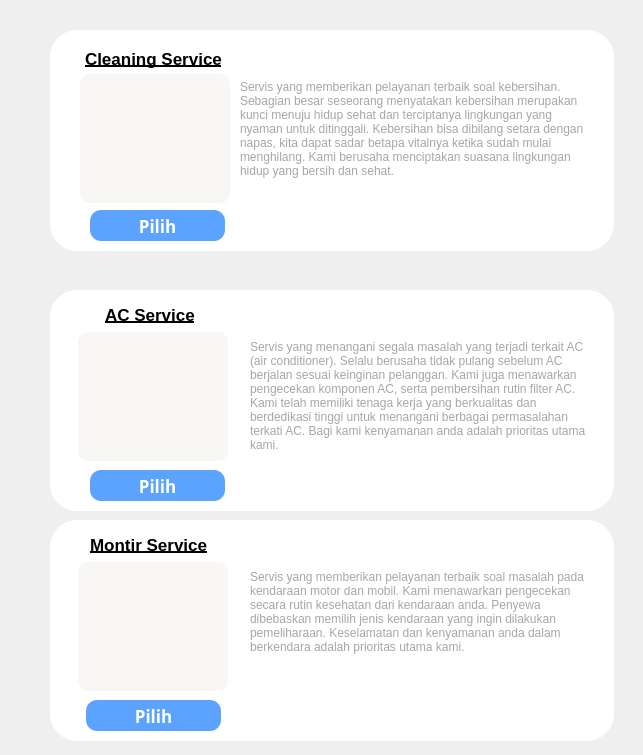
<?xml version="1.0" encoding="UTF-8"?>
<ui version="4.0">
 <class>Form_buatDftr_servis</class>
 <widget class="QWidget" name="Form_buatDftr_servis">
  <property name="geometry">
   <rect>
    <x>0</x>
    <y>0</y>
    <width>643</width>
    <height>755</height>
   </rect>
  </property>
  <property name="windowTitle">
   <string>Form</string>
  </property>
  <widget class="QLabel" name="label_7">
   <property name="geometry">
    <rect>
     <x>50</x>
     <y>30</y>
     <width>564</width>
     <height>221</height>
    </rect>
   </property>
   <property name="styleSheet">
    <string notr="true">background-color:white;
border-radius: 27px;</string>
   </property>
   <property name="text">
    <string/>
   </property>
  </widget>
  <widget class="QLabel" name="label_6">
   <property name="geometry">
    <rect>
     <x>240</x>
     <y>80</y>
     <width>350</width>
     <height>126</height>
    </rect>
   </property>
   <property name="font">
    <font>
     <family>Nirmala UI</family>
     <pointsize>9</pointsize>
    </font>
   </property>
   <property name="styleSheet">
    <string notr="true">background-color: rgb(255, 255, 255);
color: rgb(166, 166, 166);</string>
   </property>
   <property name="text">
    <string>Servis yang memberikan pelayanan terbaik soal kebersihan. Sebagian besar seseorang menyatakan kebersihan merupakan kunci menuju hidup sehat dan terciptanya lingkungan yang nyaman untuk ditinggali. Kebersihan bisa dibilang setara dengan napas, kita dapat sadar betapa vitalnya ketika sudah mulai menghilang. Kami berusaha menciptakan suasana lingkungan hidup yang bersih dan sehat.
</string>
   </property>
   <property name="alignment">
    <set>Qt::AlignLeading|Qt::AlignLeft|Qt::AlignTop</set>
   </property>
   <property name="wordWrap">
    <bool>true</bool>
   </property>
  </widget>
  <widget class="QLabel" name="label_3">
   <property name="geometry">
    <rect>
     <x>90</x>
     <y>77</y>
     <width>127</width>
     <height>127</height>
    </rect>
   </property>
   <property name="styleSheet">
    <string notr="true">background-color:transparent;</string>
   </property>
   <property name="text">
    <string/>
   </property>
   <property name="pixmap">
    <pixmap resource="../Resources_rc/resources.qrc">:/icon_psnJasa_dashboard/Aset/Dashboard_pesanJasa/cleaning_serv.jpg</pixmap>
   </property>
   <property name="scaledContents">
    <bool>true</bool>
   </property>
  </widget>
  <widget class="QPushButton" name="pushButton">
   <property name="geometry">
    <rect>
     <x>90</x>
     <y>210</y>
     <width>135</width>
     <height>31</height>
    </rect>
   </property>
   <property name="font">
    <font>
     <family>Montaser Arabic</family>
     <pointsize>-1</pointsize>
     <weight>75</weight>
     <bold>true</bold>
    </font>
   </property>
   <property name="styleSheet">
    <string notr="true">background-color: #5ca3ff;
border-radius: 11px;
color: white;
font-size: 17px;
font-family: Montaser Arabic;</string>
   </property>
   <property name="text">
    <string>Pilih</string>
   </property>
  </widget>
  <widget class="QLabel" name="label_5">
   <property name="geometry">
    <rect>
     <x>85</x>
     <y>44</y>
     <width>147</width>
     <height>29</height>
    </rect>
   </property>
   <property name="font">
    <font>
     <family>Nirmala UI</family>
     <pointsize>13</pointsize>
     <weight>75</weight>
     <bold>true</bold>
     <underline>true</underline>
    </font>
   </property>
   <property name="styleSheet">
    <string notr="true">background-color:transparent;</string>
   </property>
   <property name="text">
    <string>Cleaning Service</string>
   </property>
  </widget>
  <widget class="QLabel" name="label_4">
   <property name="geometry">
    <rect>
     <x>80</x>
     <y>74</y>
     <width>150</width>
     <height>129</height>
    </rect>
   </property>
   <property name="styleSheet">
    <string notr="true">background-color: #f8f7f4;
border-radius: 10px;</string>
   </property>
   <property name="text">
    <string/>
   </property>
  </widget>
  <widget class="QFrame" name="frame_acServ">
   <property name="geometry">
    <rect>
     <x>50</x>
     <y>290</y>
     <width>564</width>
     <height>221</height>
    </rect>
   </property>
   <property name="styleSheet">
    <string notr="true">background-color:white;
border-radius: 27px;</string>
   </property>
   <property name="frameShadow">
    <enum>QFrame::Raised</enum>
   </property>
   <widget class="QLabel" name="label_8">
    <property name="geometry">
     <rect>
      <x>200</x>
      <y>50</y>
      <width>350</width>
      <height>126</height>
     </rect>
    </property>
    <property name="font">
     <font>
      <family>Nirmala UI</family>
      <pointsize>9</pointsize>
     </font>
    </property>
    <property name="styleSheet">
     <string notr="true">background-color: rgb(255, 255, 255);
color: rgb(166, 166, 166);</string>
    </property>
    <property name="text">
     <string>Servis yang menangani segala masalah yang terjadi terkait AC (air conditioner). Selalu berusaha tidak pulang sebelum AC berjalan sesuai keinginan pelanggan. Kami juga menawarkan pengecekan komponen AC, serta pembersihan rutin filter AC. Kami telah memiliki tenaga kerja yang berkualitas dan berdedikasi tinggi untuk menangani berbagai permasalahan terkati AC. Bagi kami kenyamanan anda adalah prioritas utama kami.</string>
    </property>
    <property name="alignment">
     <set>Qt::AlignLeading|Qt::AlignLeft|Qt::AlignTop</set>
    </property>
    <property name="wordWrap">
     <bool>true</bool>
    </property>
   </widget>
   <widget class="QLabel" name="label_9">
    <property name="geometry">
     <rect>
      <x>28</x>
      <y>42</y>
      <width>150</width>
      <height>129</height>
     </rect>
    </property>
    <property name="styleSheet">
     <string notr="true">background-color: #f8f7f4;
border-radius: 10px;</string>
    </property>
    <property name="text">
     <string/>
    </property>
   </widget>
   <widget class="QLabel" name="label_10">
    <property name="geometry">
     <rect>
      <x>39</x>
      <y>42</y>
      <width>129</width>
      <height>129</height>
     </rect>
    </property>
    <property name="styleSheet">
     <string notr="true">background-color:transparent;</string>
    </property>
    <property name="text">
     <string/>
    </property>
    <property name="pixmap">
     <pixmap resource="../Resources_rc/resources.qrc">:/icon_psnJasa_dashboard/Aset/Dashboard_pesanJasa/ac_servis.jpg</pixmap>
    </property>
    <property name="scaledContents">
     <bool>true</bool>
    </property>
   </widget>
   <widget class="QLabel" name="label_11">
    <property name="geometry">
     <rect>
      <x>55</x>
      <y>10</y>
      <width>91</width>
      <height>29</height>
     </rect>
    </property>
    <property name="font">
     <font>
      <family>Nirmala UI</family>
      <pointsize>13</pointsize>
      <weight>75</weight>
      <bold>true</bold>
      <underline>true</underline>
     </font>
    </property>
    <property name="styleSheet">
     <string notr="true">background-color:transparent;</string>
    </property>
    <property name="text">
     <string>AC Service</string>
    </property>
   </widget>
   <widget class="QPushButton" name="pushButton_2">
    <property name="geometry">
     <rect>
      <x>40</x>
      <y>180</y>
      <width>135</width>
      <height>31</height>
     </rect>
    </property>
    <property name="font">
     <font>
      <family>Montaser Arabic</family>
      <pointsize>-1</pointsize>
      <weight>75</weight>
      <bold>true</bold>
     </font>
    </property>
    <property name="styleSheet">
     <string notr="true">background-color: #5ca3ff;
border-radius: 11px;
color: white;
font-size: 17px;
font-family: Montaser Arabic;</string>
    </property>
    <property name="text">
     <string>Pilih</string>
    </property>
   </widget>
  </widget>
  <widget class="QFrame" name="frame_montirServ">
   <property name="geometry">
    <rect>
     <x>50</x>
     <y>520</y>
     <width>564</width>
     <height>221</height>
    </rect>
   </property>
   <property name="styleSheet">
    <string notr="true">background-color:white;
border-radius: 27px;</string>
   </property>
   <property name="frameShadow">
    <enum>QFrame::Raised</enum>
   </property>
   <widget class="QLabel" name="label_12">
    <property name="geometry">
     <rect>
      <x>200</x>
      <y>50</y>
      <width>350</width>
      <height>126</height>
     </rect>
    </property>
    <property name="font">
     <font>
      <family>Nirmala UI</family>
      <pointsize>9</pointsize>
     </font>
    </property>
    <property name="styleSheet">
     <string notr="true">background-color: rgb(255, 255, 255);
color: rgb(166, 166, 166);</string>
    </property>
    <property name="text">
     <string>&lt;html&gt;&lt;head/&gt;&lt;body&gt;&lt;p&gt;Servis yang memberikan pelayanan terbaik soal masalah pada kendaraan motor dan mobil. Kami menawarkan pengecekan secara rutin kesehatan dari kendaraan anda. Penyewa dibebaskan memilih jenis kendaraan yang ingin dilakukan pemeliharaan. Keselamatan dan kenyamanan anda dalam berkendara adalah prioritas utama kami.&lt;/p&gt;&lt;/body&gt;&lt;/html&gt;</string>
    </property>
    <property name="alignment">
     <set>Qt::AlignLeading|Qt::AlignLeft|Qt::AlignTop</set>
    </property>
    <property name="wordWrap">
     <bool>true</bool>
    </property>
   </widget>
   <widget class="QLabel" name="label_13">
    <property name="geometry">
     <rect>
      <x>28</x>
      <y>42</y>
      <width>150</width>
      <height>129</height>
     </rect>
    </property>
    <property name="styleSheet">
     <string notr="true">background-color: #f8f7f4;
border-radius: 10px;</string>
    </property>
    <property name="text">
     <string/>
    </property>
   </widget>
   <widget class="QLabel" name="label_14">
    <property name="geometry">
     <rect>
      <x>39</x>
      <y>42</y>
      <width>124</width>
      <height>124</height>
     </rect>
    </property>
    <property name="styleSheet">
     <string notr="true">background-color:transparent;</string>
    </property>
    <property name="text">
     <string/>
    </property>
    <property name="pixmap">
     <pixmap resource="../Resources_rc/resources.qrc">:/icon_psnJasa_dashboard/Aset/Dashboard_pesanJasa/montir_serv.jpg</pixmap>
    </property>
    <property name="scaledContents">
     <bool>true</bool>
    </property>
   </widget>
   <widget class="QPushButton" name="btnPilih_montir">
    <property name="geometry">
     <rect>
      <x>36</x>
      <y>180</y>
      <width>135</width>
      <height>31</height>
     </rect>
    </property>
    <property name="font">
     <font>
      <family>Montaser Arabic</family>
      <pointsize>-1</pointsize>
      <weight>75</weight>
      <bold>true</bold>
     </font>
    </property>
    <property name="styleSheet">
     <string notr="true">background-color: #5ca3ff;
border-radius: 11px;
color: white;
font-size: 17px;
font-family: Montaser Arabic;</string>
    </property>
    <property name="text">
     <string>Pilih</string>
    </property>
   </widget>
   <widget class="QLabel" name="label_15">
    <property name="geometry">
     <rect>
      <x>40</x>
      <y>10</y>
      <width>124</width>
      <height>29</height>
     </rect>
    </property>
    <property name="font">
     <font>
      <family>Nirmala UI</family>
      <pointsize>13</pointsize>
      <weight>75</weight>
      <bold>true</bold>
      <underline>true</underline>
     </font>
    </property>
    <property name="styleSheet">
     <string notr="true">background-color:transparent;</string>
    </property>
    <property name="text">
     <string>Montir Service</string>
    </property>
   </widget>
  </widget>
  <zorder>label_7</zorder>
  <zorder>label_4</zorder>
  <zorder>label_6</zorder>
  <zorder>label_3</zorder>
  <zorder>pushButton</zorder>
  <zorder>label_5</zorder>
  <zorder>frame_acServ</zorder>
  <zorder>frame_montirServ</zorder>
 </widget>
 <resources>
  <include location="../Resources_rc/resources.qrc"/>
  <include location="../Resources_rc/resources.qrc"/>
  <include location="../Resources_rc/resources.qrc"/>
 </resources>
 <connections/>
</ui>
